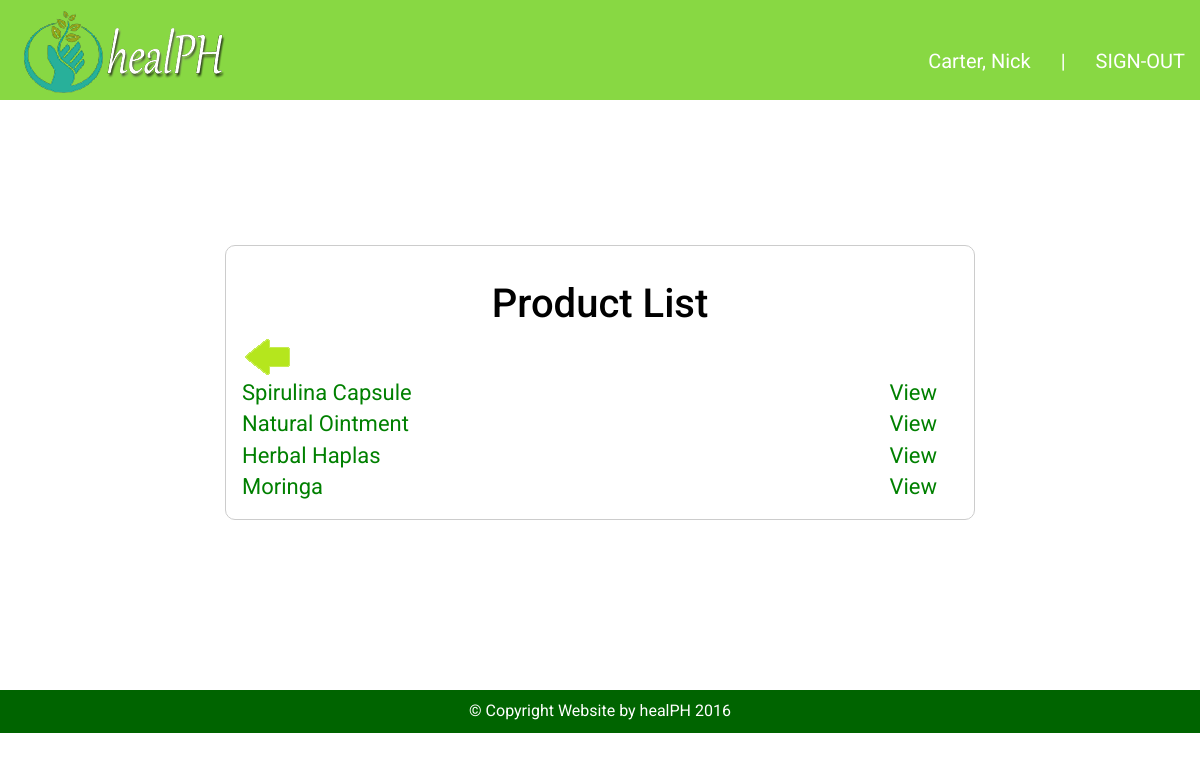
The page /allProducts.php (signed in) on the database its author committed.
### tables this page shows
CREATE TABLE IF NOT EXISTS `product` (
  `PRODUCT_ID` int(11) NOT NULL AUTO_INCREMENT,
  `PRODTYPE_ID` int(11) NOT NULL,
  `ACCT_ID` int(11) NOT NULL,
  `DESCRIPTION` varchar(60) NOT NULL,
  `RATE` decimal(5,1) NOT NULL,
  `NAME` varchar(60) NOT NULL,
  `QUANTITY` int(11) NOT NULL,
  `PRICE` decimal(10,2) NOT NULL,
  `UNIT` int(11) NOT NULL,
  `STATUS` varchar(20) NOT NULL DEFAULT 'ACTIVE',
  `PICTURE` varchar(60) NOT NULL,
  PRIMARY KEY (`PRODUCT_ID`)
);

### queries/getallproducts.php (the view, shortened to what this page needs)
<?php
	include 'connection.php';
		$sql = "SELECT * FROM product WHERE STATUS = 'ACTIVE'";
		$retrieve = $conn->query($sql)->fetchAll();
		if($retrieve) {
			foreach($retrieve as $row) {
				$name = $row['NAME'];
				$productid = $row['PRODUCT_ID'];
				?>
					<tr style="width:100%">
						<td style="width:70%;text-align:left;"><?php echo $name; ?></td>
						<td style="width:10%;text-algin:right;"><?php echo '<a href="product.php?productid=' .$productid. '&ref=allProducts" style="color:green;">View</a>'; ?></td>
					</tr>
				<?php
			}
		}
?>

### rows shown on the page
product: NAME "Spirulina Capsule"
product: NAME "Natural Ointment"
product: NAME "Herbal Haplas"
product: NAME "Moringa"

### other values the page prints
$_SESSION['NAME'] "Carter, Nick"
